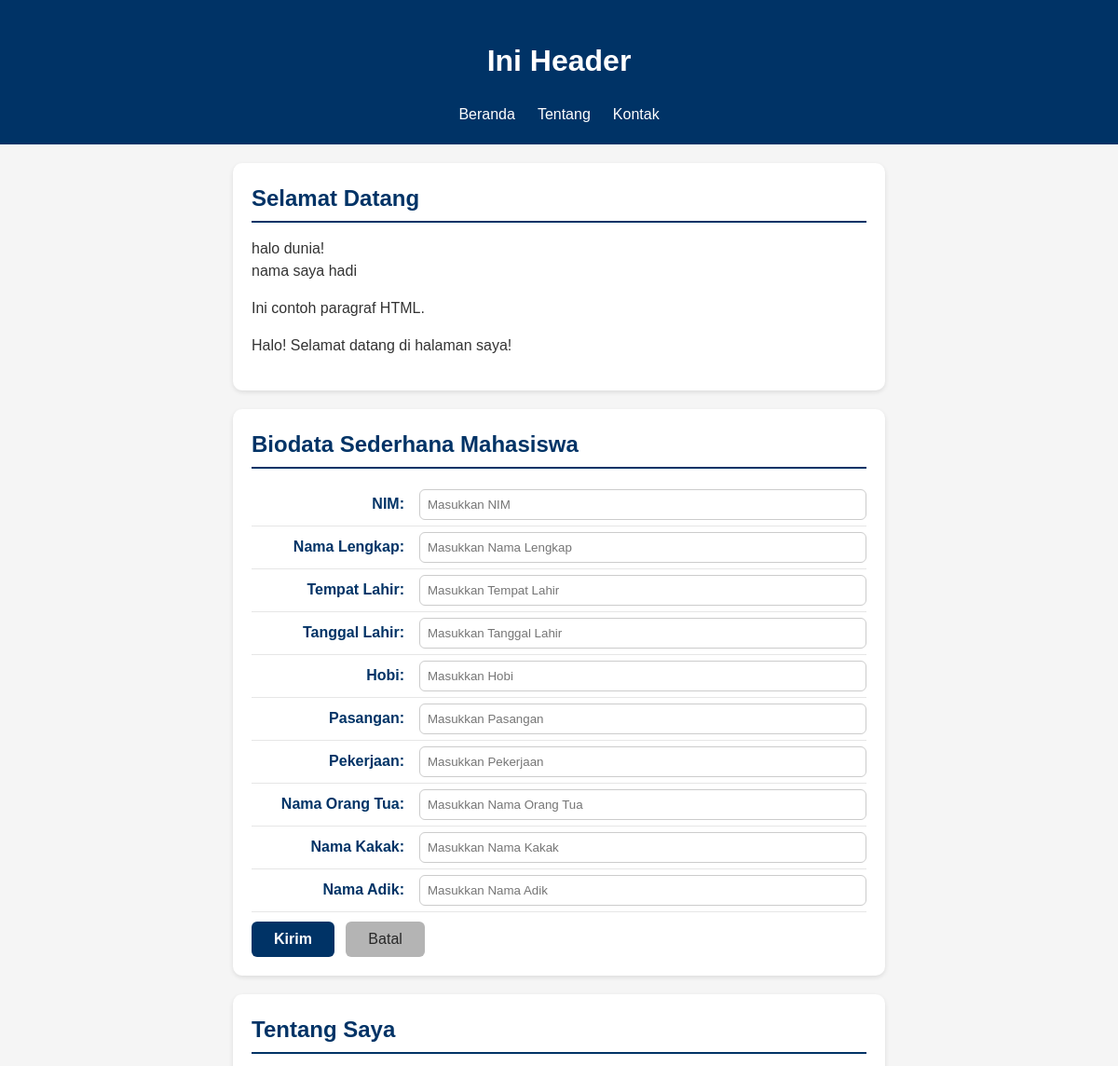
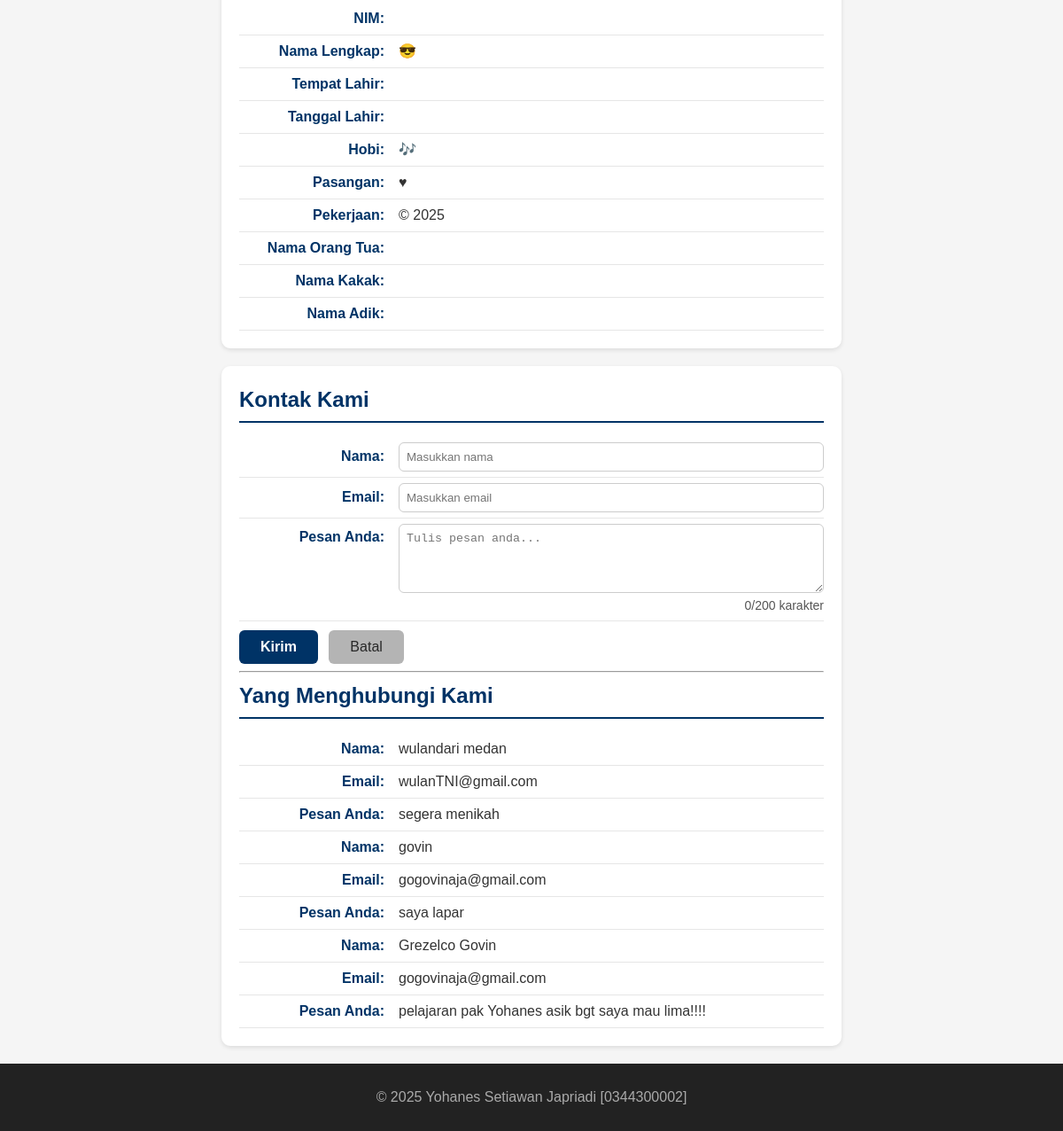
The page / on the database its author committed (2 pictures, top to bottom).
### tables this page shows
CREATE TABLE `tbl_tamu` (
  `cid` int(11) NOT NULL,
  `cnama` varchar(100) DEFAULT NULL,
  `cemail` varchar(100) DEFAULT NULL,
  `cpesan` text
);

### fungsi.php (the view, shortened to what this page needs)
<?php
function bersihkan($str)
{
  return htmlspecialchars(trim($str));
}
function tampilkanBiodata($conf, $arr)
{
  $html = "";
  foreach ($conf as $k => $v) {
    $label = $v["label"];
    $nilai = bersihkan($arr[$k] ?? '');
    $suffix = $v["suffix"];
    $html .= "<p><strong>{$label}</strong> {$nilai}{$suffix}</p>";
  }
  return $html;
}

### index.php (shortened to what this page needs)
<?php
require_once __DIR__ . '/fungsi.php';
?>
<!DOCTYPE html>
<html lang="en">
<head>
  <link rel="stylesheet" href="style.css">
</head>
<body>
  <header>
    <h1>Ini Header</h1>
    <nav>
      <ul>
        <li><a href="#home">Beranda</a></li>
        <li><a href="#about">Tentang</a></li>
        <li><a href="#contact">Kontak</a></li>
      </ul>
    </nav>
  </header>
  <main>
    <section id="home">
      <h2>Selamat Datang</h2>
      <?php
      echo "halo dunia!<br>";
      echo "nama saya hadi";
      ?>
      <p>Ini contoh paragraf HTML.</p>
    </section>
    <section id="biodata">
      <h2>Biodata Sederhana Mahasiswa</h2>
      <form action="proses.php" method="POST">
        <label for="txtNim"><span>NIM:</span>
          <input type="text" id="txtNim" name="txtNim" placeholder="Masukkan NIM" required>
        </label>
        <label for="txtNmLengkap"><span>Nama Lengkap:</span>
          <input type="text" id="txtNmLengkap" name="txtNmLengkap" placeholder="Masukkan Nama Lengkap" required>
        </label>
        <label for="txtT4Lhr"><span>Tempat Lahir:</span>
          <input type="text" id="txtT4Lhr" name="txtT4Lhr" placeholder="Masukkan Tempat Lahir" required>
        </label>
        <label for="txtTglLhr"><span>Tanggal Lahir:</span>
          <input type="text" id="txtTglLhr" name="txtTglLhr" placeholder="Masukkan Tanggal Lahir" required>
        </label>
        <label for="txtHobi"><span>Hobi:</span>
          <input type="text" id="txtHobi" name="txtHobi" placeholder="Masukkan Hobi" required>
        </label>
        <label for="txtPasangan"><span>Pasangan:</span>
          <input type="text" id="txtPasangan" name="txtPasangan" placeholder="Masukkan Pasangan" required>
        </label>
        <label for="txtKerja"><span>Pekerjaan:</span>
          <input type="text" id="txtKerja" name="txtKerja" placeholder="Masukkan Pekerjaan" required>
        </label>
        <label for="txtNmOrtu"><span>Nama Orang Tua:</span>
          <input type="text" id="txtNmOrtu" name="txtNmOrtu" placeholder="Masukkan Nama Orang Tua" required>
        </label>
        <label for="txtNmKakak"><span>Nama Kakak:</span>
          <input type="text" id="txtNmKakak" name="txtNmKakak" placeholder="Masukkan Nama Kakak" required>
        </label>
        <label for="txtNmAdik"><span>Nama Adik:</span>
          <input type="text" id="txtNmAdik" name="txtNmAdik" placeholder="Masukkan Nama Adik" required>
        </label>
        <button type="submit">Kirim</button>
        <button type="reset">Batal</button>
      </form>
    </section>
    <?php
    $biodata = $_SESSION["biodata"] ?? [];
    $fieldConfig = [
      "nim"       => ["label" => "NIM:", "suffix" => ""],
      "nama"      => ["label" => "Nama Lengkap:", "suffix" => " &#128526;"],
      "tempat"    => ["label" => "Tempat Lahir:", "suffix" => ""],
      "tanggal"   => ["label" => "Tanggal Lahir:", "suffix" => ""],
      "hobi"      => ["label" => "Hobi:", "suffix" => " &#127926;"],
      "pasangan"  => ["label" => "Pasangan:", "suffix" => " &hearts;"],
      "pekerjaan" => ["label" => "Pekerjaan:", "suffix" => " &copy; 2025"],
      "ortu"      => ["label" => "Nama Orang Tua:", "suffix" => ""],
      "kakak"     => ["label" => "Nama Kakak:", "suffix" => ""],
      "adik"      => ["label" => "Nama Adik:", "suffix" => ""],
    ];
    ?>
    <section id="about">
      <h2>Tentang Saya</h2>
      <?= tampilkanBiodata($fieldConfig, $biodata) ?>
    </section>
    <?php
    $old = $_SESSION['old'] ?? [];
    ?>
    <section id="contact">
      <h2>Kontak Kami</h2>
      <form action="proses.php" method="POST">
        <label for="txtNama"><span>Nama:</span>
          <input type="text" id="txtNama" name="txtNama"
                 placeholder="Masukkan nama" required autocomplete="name"
                 value="<?= $old['nama'] ?? '' ?>">
        </label>
        <label for="txtEmail"><span>Email:</span>
          <input type="email" id="txtEmail" name="txtEmail"
                 placeholder="Masukkan email" required autocomplete="email"
                 value="<?= $old['email'] ?? '' ?>">
        </label>
        <label for="txtPesan"><span>Pesan Anda:</span>
          <textarea id="txtPesan" name="txtPesan" rows="4"
                    placeholder="Tulis pesan anda..." required><?= $old['pesan'] ?? '' ?></textarea>
          <small id="charCount">0/200 karakter</small>
        </label>
        <button type="submit">Kirim</button>
        <button type="reset">Batal</button>
      </form>
      <hr>
      <h2>Yang Menghubungi Kami</h2>
      <?php include 'read_inc.php'; ?>
    </section>
  </main>
  <footer>
    <p>&copy; 2025 Yohanes Setiawan Japriadi [0344300002]</p>
  </footer>
</body>
</html>

### read_inc.php
<?php
require 'koneksi.php';
$fieldContact = [
    "nama" => ["label" => "Nama:", "suffix" => ""],
    "email" => ["label" => "Email:", "suffix" => ""],
    "pesan" => ["label" => "Pesan Anda:", "suffix" => ""]
];
$sql = "SELECT * FROM tbl_tamu ORDER BY cid DESC";
$q = mysqli_query($conn, $sql);
if (!$q) {
    echo "<p>Gagal membaca data tamu: " . htmlspecialchars(mysqli_error($conn)) . "</p>";
} elseif (mysqli_num_rows($q) === 0) {
    echo "<p>Belum ada data tamu yang tersimpan.</p>";
} else {
    while ($row = mysqli_fetch_assoc($q)) {
        $arrContact = [
            "nama" => $row["cnama"] ?? "",
            "email" => $row["cemail"] ?? "",
            "pesan" => $row["cpesan"] ?? ""
        ];
        echo tampilkanBiodata($fieldContact, $arrContact);
    }
}
?>

### style.css (style rules this page uses)
* { box-sizing: border-box; }
body { margin: 0; font-family: Arial, sans-serif; background: #f5f5f5; color: #333; line-height: 1.5; }
header { background: #003366; color: #fff; padding: 20px; text-align: center; }
header ul { display: flex; justify-content: center; list-style: none; padding: 0; margin: 10px 0 0; }
header li a { color: #fff; text-decoration: none; padding: 6px 12px; }
#home, #about, #contact, #biodata { background-color: #ffffff; border-radius: 10px; padding: 20px; max-width: 700px; margin: 20px auto; box-shadow: 0 2px 5px rgba(0, 0, 0, 0.1); }
#home h2, #about h2, #contact h2, #biodata h2 { color: #003366; border-bottom: 2px solid #003366; padding-bottom: 6px; margin-top: 0; margin-bottom: 16px; }
#home p { text-align: justify; }
#about p, #contact p, #contact label, #biodata label { display: flex; justify-content: flex-start; align-items: baseline; margin: 0; padding: 6px 0; border-bottom: 1px solid #e6e6e6; }
#about strong, #contact strong, #contact label>span, #biodata label>span { min-width: 180px; color: #003366; font-weight: 600; text-align: right; padding-right: 16px; flex-shrink: 0; }
#contact input, #contact textarea, #biodata input { flex: 1; border: 1px solid #ccc; border-radius: 6px; padding: 8px; color: #000; font-weight: normal; margin: 0; box-sizing: border-box; }
#contact button, #biodata button { margin-top: 10px; display: inline-block; padding: 10px 24px; font-size: 16px; border-radius: 6px; cursor: pointer; border: none; transition: all 0.3s ease; margin-right: 8px; }
#contact button[type="submit"], #biodata button[type="submit"] { background-color: #003366; color: #fff; font-weight: 600; }
#contact button[type="reset"], #biodata button[type="reset"] { background-color: #b4b4b4; color: #272727; font-weight: 500; }
footer { background: #222; color: #aaa; text-align: center; padding: 10px; }

### rows shown on the page
tbl_tamu: label "Nama:", cnama "wulandari medan", label "Email:", cemail "wulanTNI@gmail.com", label "Pesan Anda:", cpesan "segera menikah"
tbl_tamu: label "Nama:", cnama "govin", label "Email:", cemail "gogovinaja@gmail.com", label "Pesan Anda:", cpesan "saya lapar"
tbl_tamu: label "Nama:", cnama "Grezelco Govin", label "Email:", cemail "gogovinaja@gmail.com", label "Pesan Anda:", cpesan "pelajaran pak Yohanes asik bgt saya mau lima!!!!"

### other values the page prints
$label "NIM:"
$label "Nama Lengkap:"
$suffix "😎"
$label "Tempat Lahir:"
$label "Tanggal Lahir:"
$label "Hobi:"
$suffix "🎶"
$label "Pasangan:"
$suffix "♥"
$label "Pekerjaan:"
$suffix "© 2025"
$label "Nama Orang Tua:"
$label "Nama Kakak:"
$label "Nama Adik:"
